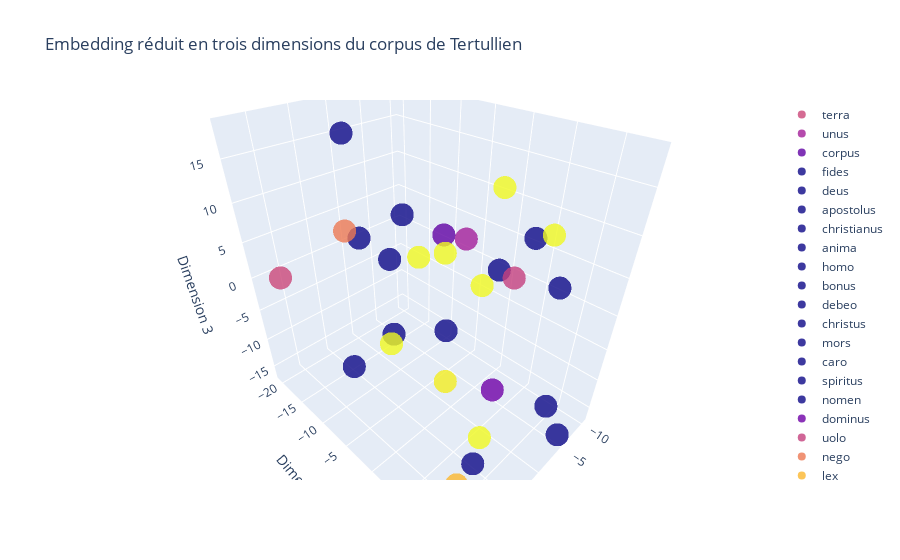

The code cell stored with this chart in its notebook:
### Code cell
import plotly.graph_objects as go
#Plot les mots qui apparaissent au moins 400 fois
#Paramètre à ajuster mais qui intervient que dans la visualisation
minimum = 400

#Je récupère ma matrice d'embedding
word_embeddings = model.layers[0].get_weights()[0]  # Your word embeddings matrix


# Apply t-SNE to reduce dimensionality to 2D
tsne = TSNE(n_components=3, random_state=42)
embedded_words = tsne.fit_transform(word_embeddings)

# Calculate pairwise distances between embedded words
distances = pairwise_distances(embedded_words)

# Plot the t-SNE visualization with labels for the top words
plt.figure(figsize=(12, 10))

# Ne garde les mots qui apparaissent au moins 400 fois
selected_words = [word for word, count in tokenizer.word_counts.items() if count > minimum]

# Define a colormap for the selected words based on distances
colors = plt.cm.rainbow(np.linspace(0, 1, len(selected_words)))

print(selected_words)

# for i, word in enumerate(selected_words):
#     index = tokenizer.word_index.get(word)
#     if index is not None:
#         x, y = embedded_words[index, :]
#         color = colors[i]
#         plt.scatter(x, y, label=word, color=color)
#         plt.text(x, y, word, fontsize=16, ha='right', va='bottom', color='black')

# plt.title(f't-SNE Visualization of Word Embeddings for Words Occurring > {minimum} Times')
# plt.legend(title='Selected Words', loc='center right', bbox_to_anchor=(1, 0.5), fontsize='large')
# plt.show()

# Create a 3D scatter plot with plotly
fig = go.Figure()

for i, word in enumerate(selected_words):
    index = tokenizer.word_index.get(word)
    color = colors[i]
    fig.add_trace(go.Scatter3d(
        x=[embedded_words[index, 0]],
        y=[embedded_words[index, 1]],
        z=[embedded_words[index, 2]],
        text=[word],
        mode='markers',
        marker=dict(
            size=8,
            color=color,  # You can use a color scale if needed
            opacity=0.8
        ),
        name=word
    ))

fig.update_layout(
    scene=dict(
        xaxis_title='Dimension 1',
        yaxis_title='Dimension 2',
        zaxis_title='Dimension 3',
    ),
    title='Embedding réduit en trois dimensions du corpus de Tertullien'
)

# Display the plot in the notebook
fig.show()

# Save the plot as an HTML file
fig.write_html("interactive_3d_plot.html")

### Figure 1 — Plotly figure (JSON) as saved in the notebook; plotly's stock layout.template omitted (floating-point values rounded to 4 significant figures)
{"data": [{"marker": {"color": [0.5, 0, 1, 1], "opacity": 0.8, "size": 8}, "mode": "markers", "name": "terra", "text": ["terra"], "type": "scatter3d", "x": [13.04], "y": [-15.05], "z": [2.761]}, {"marker": {"color": [0.4294, 0.1107, 0.9985, 1], "opacity": 0.8, "size": 8}, "mode": "markers", "name": "unus", "text": ["unus"], "type": "scatter3d", "x": [9.895], "y": [8.937], "z": [15.87]}, {"marker": {"color": [0.3588, 0.2199, 0.9939, 1], "opacity": 0.8, "size": 8}, "mode": "markers", "name": "corpus", "text": ["corpus"], "type": "scatter3d", "x": [-10.3], "y": [-11.55], "z": [0.6501]}, {"marker": {"color": [0.2804, 0.3382, 0.9852, 1], "opacity": 0.8, "size": 8}, "mode": "markers", "name": "fides", "text": ["fides"], "type": "scatter3d", "x": [-8.605], "y": [3.835], "z": [6.745]}, {"marker": {"color": [0.2098, 0.4402, 0.9741, 1], "opacity": 0.8, "size": 8}, "mode": "markers", "name": "deus", "text": ["deus"], "type": "scatter3d", "x": [-2.141], "y": [-13.9], "z": [-0.8606]}, {"marker": {"color": [0.1314, 0.5472, 0.9584, 1], "opacity": 0.8, "size": 8}, "mode": "markers", "name": "apostolus", "text": ["apostolus"], "type": "scatter3d", "x": [-3.68], "y": [-12.81], "z": [5.608]}, {"marker": {"color": [0.06078, 0.6365, 0.9411, 1], "opacity": 0.8, "size": 8}, "mode": "markers", "name": "christianus", "text": ["christianus"], "type": "scatter3d", "x": [-5.412], "y": [12.92], "z": [-16.3]}, {"marker": {"color": [0.01765, 0.7264, 0.9185, 1], "opacity": 0.8, "size": 8}, "mode": "markers", "name": "anima", "text": ["anima"], "type": "scatter3d", "x": [0.1114], "y": [5.359], "z": [7.199]}, {"marker": {"color": [0.08824, 0.798, 0.8952, 1], "opacity": 0.8, "size": 8}, "mode": "markers", "name": "homo", "text": ["homo"], "type": "scatter3d", "x": [-0.2011], "y": [-1.577], "z": [-4.893]}, {"marker": {"color": [0.1667, 0.866, 0.866, 1], "opacity": 0.8, "size": 8}, "mode": "markers", "name": "bonus", "text": ["bonus"], "type": "scatter3d", "x": [-2.334], "y": [10.76], "z": [6.513]}, {"marker": {"color": [0.2373, 0.916, 0.837, 1], "opacity": 0.8, "size": 8}, "mode": "markers", "name": "debeo", "text": ["debeo"], "type": "scatter3d", "x": [12.17], "y": [-3.632], "z": [-3.758]}, {"marker": {"color": [0.3157, 0.9584, 0.8017, 1], "opacity": 0.8, "size": 8}, "mode": "markers", "name": "christus", "text": ["christus"], "type": "scatter3d", "x": [5.378], "y": [-11.38], "z": [18.04]}, {"marker": {"color": [0.3863, 0.9841, 0.7674, 1], "opacity": 0.8, "size": 8}, "mode": "markers", "name": "mors", "text": ["mors"], "type": "scatter3d", "x": [3.721], "y": [-6.796], "z": [-6.236]}, {"marker": {"color": [0.4647, 0.9985, 0.7264, 1], "opacity": 0.8, "size": 8}, "mode": "markers", "name": "caro", "text": ["caro"], "type": "scatter3d", "x": [-2.13], "y": [-20.41], "z": [-0.1343]}, {"marker": {"color": [0.5353, 0.9985, 0.6872, 1], "opacity": 0.8, "size": 8}, "mode": "markers", "name": "spiritus", "text": ["spiritus"], "type": "scatter3d", "x": [5.678], "y": [8.454], "z": [-15.42]}, {"marker": {"color": [0.6137, 0.9841, 0.6412, 1], "opacity": 0.8, "size": 8}, "mode": "markers", "name": "nomen", "text": ["nomen"], "type": "scatter3d", "x": [-8.098], "y": [9.5], "z": [-16.03]}, {"marker": {"color": [0.6843, 0.9584, 0.5977, 1], "opacity": 0.8, "size": 8}, "mode": "markers", "name": "dominus", "text": ["dominus"], "type": "scatter3d", "x": [-2.722], "y": [4.415], "z": [-12.68]}, {"marker": {"color": [0.7627, 0.916, 0.5472, 1], "opacity": 0.8, "size": 8}, "mode": "markers", "name": "uolo", "text": ["uolo"], "type": "scatter3d", "x": [-0.8888], "y": [6.537], "z": [6.352]}, {"marker": {"color": [0.8333, 0.866, 0.5, 1], "opacity": 0.8, "size": 8}, "mode": "markers", "name": "nego", "text": ["nego"], "type": "scatter3d", "x": [5.226], "y": [-12.9], "z": [6.577]}, {"marker": {"color": [0.9118, 0.798, 0.4457, 1], "opacity": 0.8, "size": 8}, "mode": "markers", "name": "lex", "text": ["lex"], "type": "scatter3d", "x": [9.615], "y": [9.391], "z": [-14.08]}, {"marker": {"color": [0.9824, 0.7264, 0.3955, 1], "opacity": 0.8, "size": 8}, "mode": "markers", "name": "caelum", "text": ["caelum"], "type": "scatter3d", "x": [-0.8043], "y": [-1.919], "z": [-14.44]}, {"marker": {"color": [1, 0.6365, 0.3382, 1], "opacity": 0.8, "size": 8}, "mode": "markers", "name": "totus", "text": ["totus"], "type": "scatter3d", "x": [-6.02], "y": [-12.26], "z": [-1.486]}, {"marker": {"color": [1, 0.5472, 0.2855, 1], "opacity": 0.8, "size": 8}, "mode": "markers", "name": "pater", "text": ["pater"], "type": "scatter3d", "x": [-0.03177], "y": [-11.94], "z": [-13.48]}, {"marker": {"color": [1, 0.4402, 0.226, 1], "opacity": 0.8, "size": 8}, "mode": "markers", "name": "filius", "text": ["filius"], "type": "scatter3d", "x": [-0.5757], "y": [-2.428], "z": [5.569]}, {"marker": {"color": [1, 0.3382, 0.1716, 1], "opacity": 0.8, "size": 8}, "mode": "markers", "name": "substantia", "text": ["substantia"], "type": "scatter3d", "x": [-8.282], "y": [-0.7806], "z": [11.46]}, {"marker": {"color": [1, 0.2199, 0.1107, 1], "opacity": 0.8, "size": 8}, "mode": "markers", "name": "credo", "text": ["credo"], "type": "scatter3d", "x": [4.81], "y": [12.89], "z": [15.74]}, {"marker": {"color": [1, 0.1107, 0.05541, 1], "opacity": 0.8, "size": 8}, "mode": "markers", "name": "materia", "text": ["materia"], "type": "scatter3d", "x": [6.631], "y": [9.618], "z": [-8.636]}, {"marker": {"color": [1, 1.225e-16, 6.123e-17, 1], "opacity": 0.8, "size": 8}, "mode": "markers", "name": "creator", "text": ["creator"], "type": "scatter3d", "x": [-0.1515], "y": [3.278], "z": [4.215]}], "layout": {"autosize": true, "scene": {"aspectmode": "auto", "aspectratio": {"x": 0.7808, "y": 1.115, "z": 1.149}, "camera": {"center": {"x": 0, "y": 0, "z": 0}, "eye": {"x": 0.9648, "y": 0.9648, "z": 0.9648}, "projection": {"type": "perspective"}, "up": {"x": 0, "y": 0, "z": 1}}, "xaxis": {"title": {"text": "Dimension 1"}, "type": "linear"}, "yaxis": {"title": {"text": "Dimension 2"}, "type": "linear"}, "zaxis": {"title": {"text": "Dimension 3"}, "type": "linear"}}, "title": {"text": "Embedding réduit en trois dimensions du corpus de Tertullien"}}}
